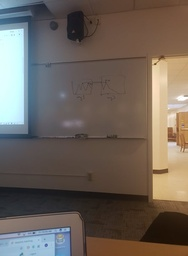
#> input picture im1.jpg, 188 x 256 px, shrunk from 528 x 720 before the run
$ python main.py
#> lines starting #> are read from the running program, lines starting #| are printed output that depends on the picture
### cornermatching.py
import numpy as np
import math as mt

# [20 lines left out: function sum_squared_error, not called in this run]

def get_best_matches(descriptors_I1, descriptors_I2):
    best_sse = np.inf
    best_descriptor = None
    best_matches = []

    for descriptor_I1 in descriptors_I1:
        for descriptor_I2 in descriptors_I2:
            sse = sum_squared_error(descriptor_I1[0], descriptor_I2[0])
            if(sse < best_sse):
                best_sse = sse
                best_descriptor = descriptor_I2
        best_matches.append([best_descriptor,best_sse])

        best_sse = np.inf

    return best_matches

def get_secondbest_matches(descriptors_I1, descriptors_I2, best_matches):
    best_sse = np.inf
    best_descriptor = None
    secondbest_matches = []

    current_index = 0

    for descriptor_I1 in descriptors_I1:
        for descriptor_I2 in descriptors_I2:
            sse = sum_squared_error(descriptor_I1[0], descriptor_I2[0])
            if(sse < best_sse and sse != best_matches[current_index][1]):
                best_sse = sse
                best_descriptor = descriptor_I2
        secondbest_matches.append([best_descriptor, best_sse])

        current_index += 1
        best_sse = np.inf

    return secondbest_matches

# [9 lines left out: function filter_matches, not called in this run]

def convolve(g,h): # h is kernel, g is the image
    I_gray_copy = g.copy()

    x,y = h.shape
    xl = int(x/2)
    yl = int(y/2)
    for i in range(xl,len(g[:,1])-xl):
        for j in range(yl, len(g[i,:])-yl):

            f = g[i-xl:i+(xl+1), j-yl:j+(yl+1)] #FIXME

            total = h*f
            I_gray_copy[i][j] = sum(sum(total))
    return I_gray_copy

def gauss_kernal(size, var):
    kernel = np.zeros(shape=(size,size))
    for i in range(size):
        for j in range(size):
            kernel[i][j] = mt.exp( -((i - (size-1)/2)**2 + (j - (size-1)/2)**2 )/(2*var*var))

    kernel = kernel / kernel.sum()
    return kernel

def harris_response(img, gmean = 5,var =2):
	sobel = np.array([[-1,0,1],[-2,0,2],[-1,0,1]])
	gauss = gauss_kernal(gmean,var)
    #calculate the harris response using sobel operator and gaussian kernel

	Iu = convolve(img,sobel)
	Iv = convolve(img,sobel.transpose())

	Iuu = convolve(Iu*Iu,gauss)
	Ivv = convolve(Iv*Iv,gauss)
	Iuv = convolve(Iu*Iv,gauss)

	H = (Iuu*Ivv - Iuv*Iuv)/(Iuu + Ivv + .0000000001)

	return H

def getmaxima (H,threshold,localSearchWidth = 49):
    maxima = []

    p = localSearchWidth

    width,height = H.shape
    for i in range(int(p/2)+1,width-int(p/2)+1,p):
        for j in range(int(p/2)+1,height-int(p/2)+1,p):
            if H[i,j] < threshold:
                continue
            else:
                localMax = [0,0,0]
                for x in range(i-int(p/2),i+int(p/2)):
                    for y in range(j-int(p/2),j+int(p/2)):
                        if(H[x][y] > localMax[2]):
                            localMax = [x,y, H[x][y]]
                maxima.append(localMax)
    return maxima

def nonmaxsup(H,n=100,c=.9):

    mindistance = []
    threshold = np.mean(H) + np.std(H)
    maxima = np.array(getmaxima(H,threshold))

    x = 0
    y = 1
    z = 2
    for row in maxima:
        min = np.inf
        for row1 in maxima:
            if (row[z] < c*row1[z]):
                dist = np.sqrt((row[x]-row1[x])**2 + (row[y]-row1[y])**2 )
                if (dist < min) and (dist>0):
                    min = dist
                #xmin = row1[x]
                #ymin = row1[y]

        mindistance.append([row[x],row[y],min])
    mindistance.sort(key=lambda x:x[2])
    return mindistance[-n:]

def descriptorExtractor(img, featureList, l = 21):
    def patchFinder(i,j,img,featureList,l):
        descriptor = [i,j,np.zeros((l,l))]
        patch = np.zeros((l,l))
        patchX = 0
        floor = int(l/2)
        ceiling = int(l/2)+1

        #pythons stupid.
        i = int(i)
        j = int(j)

        #find patches, return 0 if out of bounds (this could be improved by not just returning 0)
        for x in range(i-floor,i+ceiling):
            if x < 0 or x >= width:
                return []
            else:
                patchY = 0
                for y in range(j-floor,j+ceiling):
                    if y < 0 or y >= height:
                        return []
                    else:
                        patch[patchX][patchY] = img[x][y]
                        patchY +=1
                patchX +=1
        descriptor[0] = patch
        descriptor[1] = i
        descriptor[2] = j
        return descriptor

    width,height = img.shape
    patches = []

    for point in featureList:
        patch = patchFinder(point[0],point[1],img,featureList,l)
        #Checks to see if patchFinder returned an appropriate patch. Only append if true.
        if(len(patch)> 0):
            patches.append(patch)

    return patches

def filter_matches(best_matches, secondbest_matches, descriptors_I1, r=0.7):

    filtered_matches = []

    for x in range(len(best_matches)):
        if(best_matches[x][1] > r*secondbest_matches[x][1]):
            filtered_matches.append([descriptors_I1[x], best_matches[x]])

    return filtered_matches

### main.py
import matplotlib.pyplot as plt
import numpy as np
import cornermatching as cm

# Read in both images and set them to grayscale
I1 = plt.imread('im1.jpg')
#> I1 is the input picture: shape (256, 188, 3); mean R, G, B 109.3, 98.8, 90.1
I1 = I1.mean(axis=2)
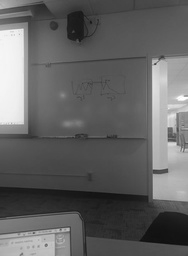
#> I1: shape (256, 188) float64; min 14.33, max 255, mean 99.4

I2 = plt.imread('im2.jpg')
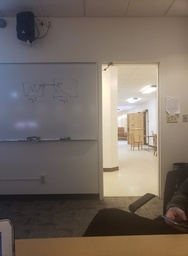
#> input picture im2.jpg, 188 x 256 px, shrunk from 528 x 720 before the run
#> I2 is the input picture: shape (256, 188, 3); mean R, G, B 118.8, 107.6, 98.8
I2 = I2.mean(axis=2)
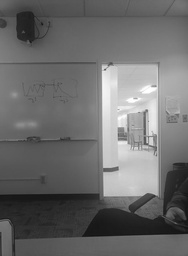
#> I2: shape (256, 188) float64; min 18.33, max 255, mean 108.4

# Gauss kernel
g_kernal = cm.gauss_kernal(5,2)

# Convolve the two images
#plt.imshow(I1, cmap="gray")
I1 = cm.convolve(I1, g_kernal)
#plt.show()

#plt.imshow(I2, cmap="gray")
I2 = cm.convolve(I2, g_kernal)
#plt.show()

H1 = cm.harris_response(I1)
H2 = cm.harris_response(I2)
#> call 2 of harris_response, with gmean = 5, var = 2
#> after the loop in convolve (call 9), `for i in range(xl,len(g[:,1])-xl):`:
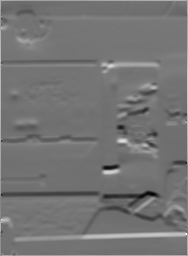
#> I_gray_copy: shape (256, 188) float64; min -215.2, max 259.3, mean 1.6; drawn with min black and max white
#> in convolve (call 11), `I_gray_copy = g.copy()`:
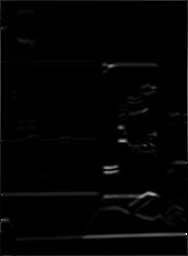
#> I_gray_copy: shape (256, 188) float64; min 1.65e-10, max 67231.7, mean 918.1; drawn with min black and max white
#> in convolve (call 12), `I_gray_copy = g.copy()`:
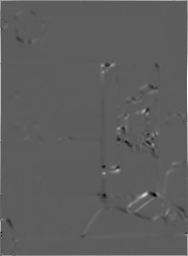
#> I_gray_copy: shape (256, 188) float64; min -15629.5, max 27225, mean 196.5; drawn with min black and max white
#> in harris_response (call 2), `H = (Iuu*Ivv - Iuv*Iuv)/(Iuu + Ivv + .0000000001)`:
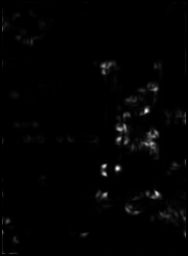
#> H: shape (256, 188) float64; min -2.04e-13, max 4198.2, mean 48.6; drawn with min black and max white

H1sup = cm.nonmaxsup(H1)
#> in nonmaxsup, `threshold = np.mean(H) + np.std(H)`: threshold = 253.8
#> after the loop in getmaxima, `for i in range(int(p/2)+1,width-int(p/2)+1,p):`: maxima = [[31, 2, 3725.8], [124, 2, 3424.5]]
#> the loop in nonmaxsup, `for row in maxima:` made 2 passes
#> after the loop in nonmaxsup, `for row in maxima:`: mindistance = [[31, 2, inf], [124, 2, inf]]
#> H1sup = [[31, 2, inf], [124, 2, inf]]
H2sup = cm.nonmaxsup(H2)
#> the loop in nonmaxsup (call 2), `for row in maxima:` made 1 pass
#> row on pass 1: [110, 146, 3931.7]
#> H2sup = [[110, 146, inf]]

H1descrips = cm.descriptorExtractor(I1,H1sup)
#> the loop in descriptorExtractor, `for point in featureList:` made 2 passes
#> (floor in patchFinder, ceiling in patchFinder, i in patchFinder, j in patchFinder) on passes 1 to 2: (10, 11, 31, 2), (10, 11, 124, 2)
#> after the loop in descriptorExtractor, `for point in featureList:`: patches = []
#> H1descrips = []
H2descrips = cm.descriptorExtractor(I2,H2sup)
#> the loop in descriptorExtractor (call 2), `for point in featureList:` made 1 pass
#> (floor in patchFinder, ceiling in patchFinder, i in patchFinder, j in patchFinder) on pass 1: (10, 11, 110, 146)
#> H2descrips = 1 item

#print(H1descrips)

best_matches = cm.get_best_matches(H1descrips, H2descrips)
#> after the loop in get_best_matches, `for descriptor_I1 in descriptors_I1:`: best_matches = []
#> best_matches = []
secondbest_matches = cm.get_secondbest_matches(H1descrips, H2descrips, best_matches)
#> after the loop in get_secondbest_matches, `for descriptor_I1 in descriptors_I1:`: current_index = 0; secondbest_matches = []
#> secondbest_matches = []

filtered_matches = cm.filter_matches(best_matches, secondbest_matches, H1descrips)
#> filtered_matches = []

#print(filtered_matches[0][0][1],filtered_matches[0][0][2])
for match in filtered_matches:
    print(match[0][1:],match[1][0][1:])
#> this loop made 0 passes


# [5 lines of commented-out code are left out]
